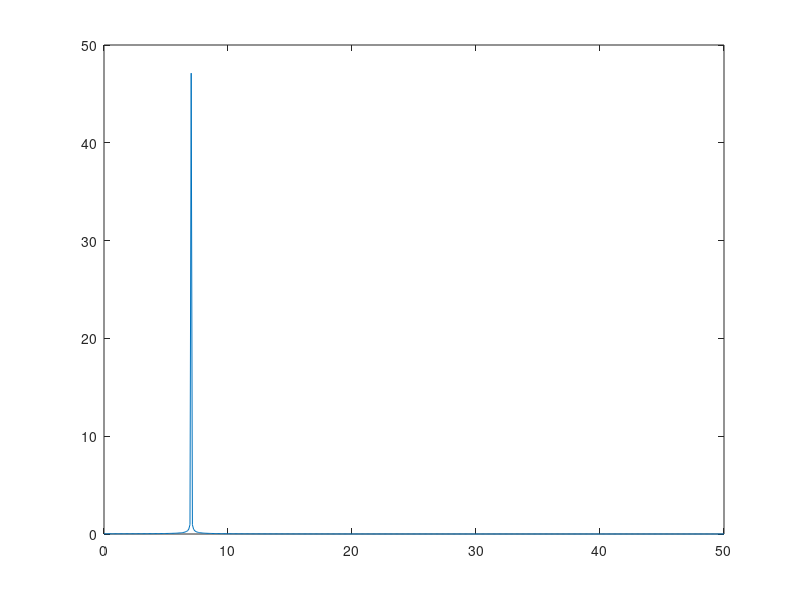

MATLAB code for this plot:
fs = 100*10^6;
largo = 7000;
t = [0:largo-1]/fs;
t_cycl = [0:largo-1];
data_in = zeros(largo,2);
data_in(:,1) = t_cycl;

freq1 = 5*10^6;
freq2 = 7.0312*10^6;
sin_clean = 0.*sin(2*pi*freq1*t(1:length(t)))+0.5*sin(2*pi*freq2*t(1:length(t)));

asd = sin_clean(1024:end-1)-sin_clean(1:end-1024);
data_in(1:length(asd), 2) = asd;


y = fft(asd(1:1024));
p2 = abs(y);
p1 = p2(1:1024/2+1);
p1(2:end-1) = 2*p1(2:end-1);
f = fs/10^6*(0:(1024/2))/1024;
plot(f, 20*log10(p1+1))

